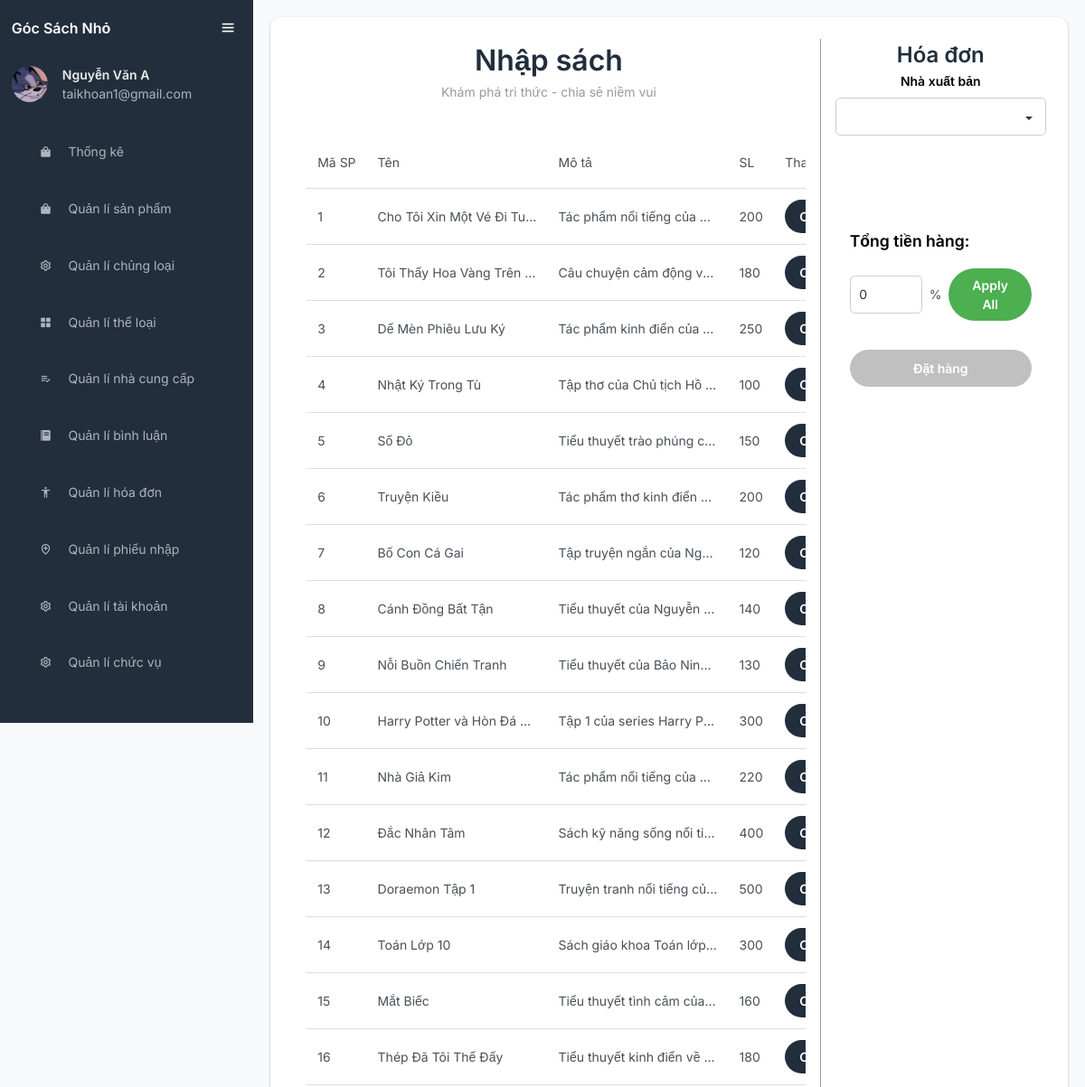
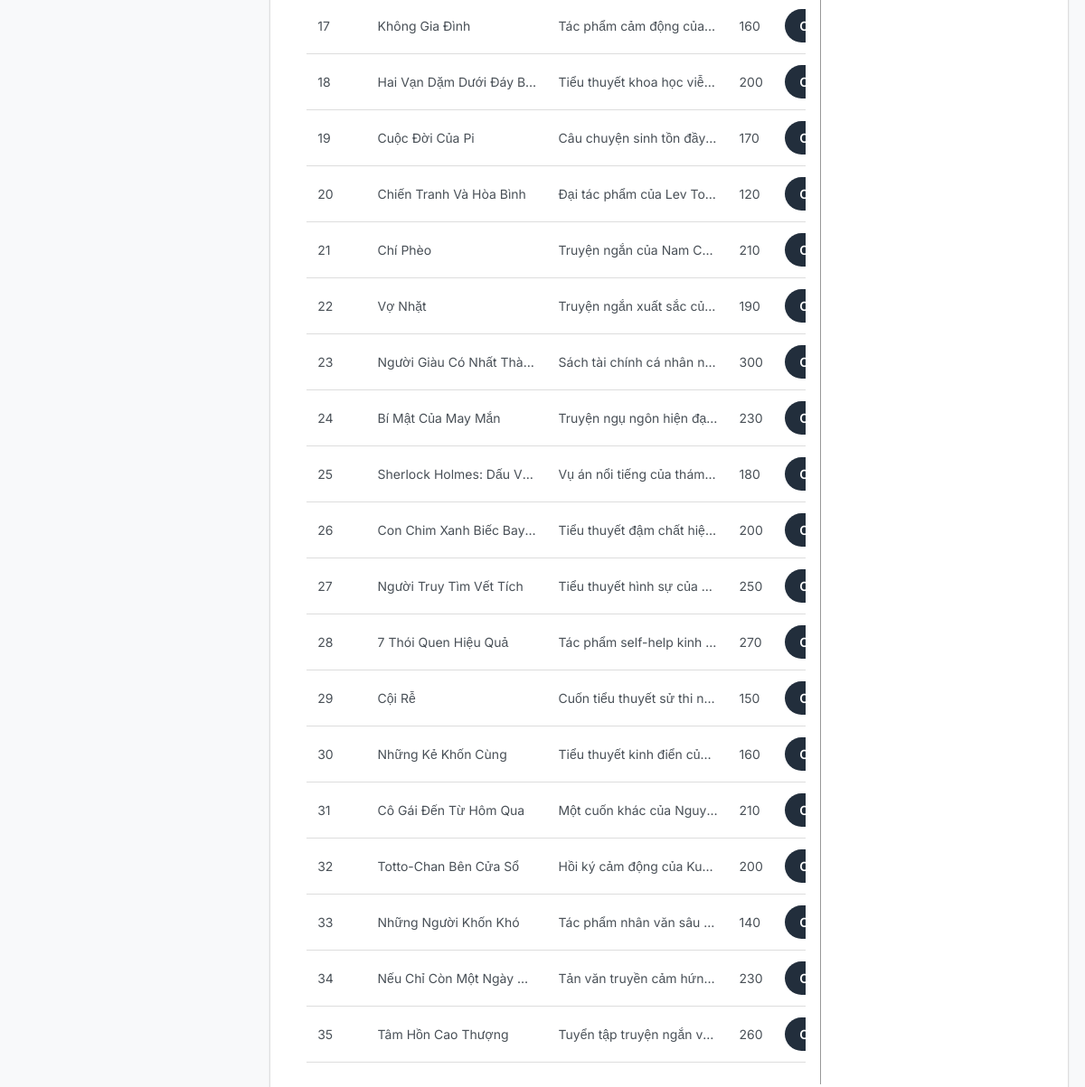
/FrontEnd/AdminUI/index.php?action=quanlinhaphang (signed in), run on the app's committed database (2 pictures, top to bottom).
### tables this page shows
CREATE TABLE IF NOT EXISTS user (
    user_id INT AUTO_INCREMENT PRIMARY KEY,
    full_name VARCHAR(100) NOT NULL,
    address varchar(100) not null,
    account_id INT unique,
    profile_picture VARCHAR(255),
    date_of_birth DATE,
    created_at TIMESTAMP DEFAULT CURRENT_TIMESTAMP,
    updated_at TIMESTAMP DEFAULT CURRENT_TIMESTAMP ON UPDATE CURRENT_TIMESTAMP,
    FOREIGN KEY (account_id) REFERENCES account(account_id)
        ON DELETE CASCADE
        ON UPDATE CASCADE
);

CREATE TABLE IF NOT EXISTS product (
    product_id INT AUTO_INCREMENT PRIMARY KEY,
    product_name VARCHAR(100) NOT NULL,
    product_description TEXT,
    price DECIMAL(10, 2) NOT NULL,
    stock_quantity INT NOT NULL DEFAULT 0,
    status_id INT,
    image_url VARCHAR(255),
    created_at TIMESTAMP DEFAULT CURRENT_TIMESTAMP,
    updated_at TIMESTAMP DEFAULT CURRENT_TIMESTAMP ON UPDATE CURRENT_TIMESTAMP,
    FOREIGN KEY (status_id) REFERENCES status(id)
        ON DELETE SET NULL
        ON UPDATE CASCADE
);

### FrontEnd/AdminUI/nhaphang/menunhaphang.php (the view, shortened to what this page needs)
<?php
$sql_product_invoice =
        "SELECT image_url, product_name,
        product_description, stock_quantity, price, product_id
        FROM product p
        ORDER BY p.product_id ASC;";
$query_product_invoice = mysqli_query($conn, $sql_product_invoice);
?>
<div class="form">
    <div class="import-block">
        <div class="form-title">
            <h1>Nhập sách</h1>
            <h6>Khám phá tri thức - chia sẻ niềm vui</h6>
        </div>
        <div class="form-content">
            <table>
                <tr>
                    <td>Mã SP</td>
                    <td>Tên</td>
                    <td>Mô tả</td>
                    <td>SL</td>
                    <td>Thao tác</td>
                </tr>
            <?php
                while($row = mysqli_fetch_array($query_product_invoice)) {
            ?>
                <tr>
                    <td><?= $row['product_id'] ?></td>
                    <td><?= $row['product_name'] ?></td>
                    <td><?= $row['product_description'] ?></td>
                    <td><?= $row['stock_quantity'] ?></td>
                    <td><button class="select-button">Chọn</button></td>
                </tr>
            <?php
                }
            ?>
            </table>
        </div>
    </div>
    <div class="bill-block">
        <div class="bill-title">
            <h3>Hóa đơn</h3>
            <label for="supplier">Nhà xuất bản</label>
            <select name="supplier" id="supplier">
            </select>
        </div>
        <div class="invoice-block">
            <div class="invoice-content">
            </div>
            <div class="cart-info">
                <div class="priceContainer">
                        <h2>Tổng tiền hàng:</h2>
                    </div>
                    <div class="percentContainer">
                        <input type="text" id="percent" name="percent" placeholder="Lợi nhuận bán ra" oninput="updatePercentage(this)" value="0">
                        <label for="percent">%</label>
                        <button type="button" id="applyAllBtn">Apply All</button>
                    </div>
                <button type="button" id="confirmBtn">Đặt hàng</button>
            </div>
        </div>
    </div>
</div>

### FrontEnd/AdminUI/menu.php (shortened to what this page needs)
<head>
    <link rel="stylesheet" href="css/sidebar.css" />
</head>
<?php
include '../../BackEnd/Config/config.php';
$userId = isset($_SESSION['user_id']) ? intval($_SESSION['user_id']) : 0;
$userEmail = isset($_SESSION['user_email']) ? htmlspecialchars($_SESSION['user_email']) : 'No email';
$fullName = 'Guest';
$profilePicture = '/Web2/BackEnd/Uploads/Profile Picture/default.jpg';
if ($userId > 0) {
    $sql = "SELECT u.full_name, u.profile_picture
            FROM user u
            WHERE u.account_id = ?";
    $stmt = $conn->prepare($sql);
    $stmt->bind_param("i", $userId);
    $stmt->execute();
    $result = $stmt->get_result();
    if ($result->num_rows === 1) {
        $user = $result->fetch_assoc();
        $fullName = !empty($user['full_name']) ? htmlspecialchars($user['full_name']) : 'Guest';
        if (!empty($user['profile_picture'])) {
            $profilePicture = "/Web2/BackEnd/Uploads/Profile Picture/" . htmlspecialchars($user['profile_picture']);
        }
    } else {
        error_log("Không tìm thấy user với account_id: $userId");
    }
}
?>
<div class="sidebar">
    <div class="top">
        <div class="logo">
            <span>Góc Sách Nhỏ</span>
        </div>
        <i class="bx bx-menu" id="sidebar-menu-btn"></i>
    </div>
    <div class="user">
        <img src="<?php echo $profilePicture; ?>" alt="User Avatar" class="user-img" style="width: 40px; height: 40px; border-radius: 50%; object-fit: cover;">
        <div class="user-info">
            <p class="bold" id="sidebar-username"><?php echo $fullName; ?></p>
            <p id="sidebar-user-email"><?php echo $userEmail; ?></p>
        </div>
    </div>
    <ul>
        <li data-permission-id="5">
            <a href="index.php?action=thongke">
                <i class="bx bxs-shopping-bag"></i>
                <span class="nav-item">Thống kê</span>
            </a>
        </li>
        <li data-permission-id="1">
            <a href="index.php?action=quanlisanpham">
                <i class="bx bxs-shopping-bag"></i>
                <span class="nav-item">Quản lí sản phẩm</span>
            </a>
        </li>
        <li data-permission-id="12">
            <a href="index.php?action=quanlichungloai">
                <i class="bx bx-cog"></i>
                <span class="nav-item">Quản lí chủng loại</span>
            </a>
        </li>
        <li data-permission-id="8">
            <a href="index.php?action=quanliloaisp">
                <i class="bx bxs-grid-alt"></i>
                <span class="nav-item">Quản lí thể loại</span>
            </a>
        </li>
        <li data-permission-id="6">
            <a href="index.php?action=quanlinhacungcap">
                <i class="bx bx-list-check"></i>
                <span class="nav-item">Quản lí nhà cung cấp</span>
            </a>
        </li>
        <li data-permission-id="4">
            <a href="index.php?action=quanlibinhluan">
                <i class="bx bxs-food-menu"></i>
                <span class="nav-item">Quản lí bình luận</span>
            </a>
        </li>
        <li data-permission-id="2">
            <a href="index.php?action=quanlidonhang">
                <i class="bx bx-body"></i>
                <span class="nav-item">Quản lí hóa đơn</span>
            </a>
        </li>
        <li data-permission-id="9">
            <a href="index.php?action=quanliphieunhap">
                <i class="bx bx-location-plus"></i>
                <span class="nav-item">Quản lí phiếu nhập</span>
            </a>
        </li>
        <li data-permission-id="3">
            <a href="index.php?action=quanlitaikhoan">
                <i class="bx bx-cog"></i>
                <span class="nav-item">Quản lí tài khoản</span>
            </a>
        </li>
        <li data-permission-id="10">
            <a href="index.php?action=quanlichucvu">
                <i class="bx bx-cog"></i>
                <span class="nav-item">Quản lí chức vụ</span>
            </a>
        </li>
        <li data-permission-id="11">
            <a href="index.php?action=quanliphanquyen">
                <i class="bx bx-cog"></i>
                <span class="nav-item">Quản lí phân quyền</span>
            </a>
        </li>
    </ul>
</div>

### FrontEnd/AdminUI/style.css (style rules this page uses)
:root { --clr-primary-300: #222e3c; --clr-neutral-0: hsl(0 0% 100%); --clr-neutral-100: #f8f9fa; --clr-neutral-200: #f5f7fb; --clr-neutral-400: #495057; --clr-neutral-500: #333; --clr-neutral-900: #000000; --clr-error: #dc3545; --clr-body-bg: var(--clr-neutral-200); --clr-body: var(--clr-neutral-400); --clr-table-header: var(--clr-neutral-400); --fs-200: 0.75rem; --fs-300: 0.875rem; --fs-400: 1rem; --fs-500: 1.5rem; --fs-600: 2rem; --fs-700: 2.5rem; --fs-800: 3rem; --ff-primary: "Inter", sans-serif; --fw-light: 300; --fw-regular: 400; --fw-bold: 600; --fs-body: var(--fs-300); --ff-body: var(--ff-primary); --fs-primary-heading: var(--fs-500); --size-100: 0.5rem; --size-200: 0.75rem; --size-300: 1rem; --size-400: 1.5rem; --size-500: 2rem; --size-600: 3rem; --size-700: 4rem; --size-800: 5rem; --size-900: 6rem; --p-header: var(--size-400); }
*, *::before, *::after { box-sizing: border-box; }
* { margin: 0; padding: 0; font: inherit; }
html, body { height: 100%; overflow-x: hidden; }
body { text-rendering: optimizeSpeed; line-height: 1.5; }
a:not([class]) { text-decoration-skip-ink: auto; }
img, picture, svg { max-width: 100%; display: block; }
body { font-size: var(--fs-body); font-family: var(--ff-body); background-color: var(--clr-body-bg); color: var(--clr-body); }

### FrontEnd/AdminUI/css/sidebar.css (style rules this page uses)
.user-img { width: 2.5rem; font-size: 2.25rem; border-radius: 10%; margin-left: 0.5rem; }
.sidebar.active .user-img { margin-left: 0; }
.sidebar { position: absolute; top: 0; left: 0; height: 100vh; width: 5rem; background-color: var(--clr-primary-300); color: #adb5bd; padding: 0.4rem 0.8rem; transition: all 0.5s ease; }
.sidebar.active .user-info { overflow: hidden; white-space: nowrap; }
.sidebar.sidebar.active { width: 17.5rem; }
.sidebar #sidebar-menu-btn { position: absolute; color: var(--clr-neutral-0); top: 0.4rem; left: 50%; font-size: 1.2rem; line-height: 3.125rem; transform: translateX(-50%); cursor: pointer; }
.sidebar.sidebar.active #sidebar-menu-btn { left: 90%; }
.sidebar .top .logo { color: var(--clr-neutral-0); font-weight: var(--fw-bold); display: flex; height: 3.125rem; align-items: center; pointer-events: none; opacity: 0; }
.sidebar .top .logo span { font-size: 1rem; text-wrap: nowrap; }
.sidebar.active .top .logo { opacity: 1; }
.user { display: flex; align-items: center; margin: 1rem 0; }
.user p { opacity: 1; margin-left: 1rem; }
.bold { font-weight: var(--fw-bold); color: #e9ecef; }
.sidebar p { opacity: 0; }
.sidebar.active p { opacity: 1; overflow: hidden; text-overflow: ellipsis; }
.sidebar ul { max-height: calc(100vh - 6.125rem - 3rem); overflow-y: auto; padding: 0; }
.sidebar ul li { position: relative; list-style-type: none; height: 3.125rem; width: 90%; margin: 0.8rem auto; line-height: 3.125rem; overflow: hidden; }
.sidebar ul li a { color: #adb5bd; display: flex; align-items: center; text-decoration: none; border-radius: 0.8rem; width: 100%; height: 100%; overflow: hidden; }
.sidebar ul li a i { min-width: 3.125rem; text-align: center; height: 3.125rem; border-radius: 0.75rem; line-height: 3.125rem; flex-shrink: 0; }
.sidebar .nav-item { opacity: 0; }
.sidebar.active .nav-item { opacity: 1; }

### FrontEnd/AdminUI/css/dashboard.css (style rules this page uses)
input { transition: all 0.15s ease-in-out; }

### FrontEnd/AdminUI/css/data-table.css (style rules this page uses)
table { width: 100%; border-collapse: collapse; position: relative; }
th, td { height: 3.5rem; border-bottom: 0.094rem solid #ddd; padding: 0 1rem; text-align: left; overflow: hidden; white-space: nowrap; text-overflow: ellipsis; max-width: 12.5rem; }
select, #filter-options { padding: 0.6rem; padding-right: 2rem; border: 1px solid #ccc; border-radius: 0.35rem; background-color: hsl(0 0% 100%); color: #333; cursor: pointer; transition: border-color 0.15s ease, box-shadow 0.15s ease; appearance: none; background-repeat: no-repeat; background-position: right 0.6rem center; background-size: 1rem; }

### data on the page
user: profile_picture (picture), full_name "Nguyễn Văn A"
product: product_id "1", product_name "Cho Tôi Xin Một Vé Đi Tu…", product_description "Tác phẩm nổi tiếng của…", stock_quantity "200"
product: product_id "2", product_name "Tôi Thấy Hoa Vàng Trên…", product_description "Câu chuyện cảm động v…", stock_quantity "180"
product: product_id "3", product_name "Dế Mèn Phiêu Lưu Ký", product_description "Tác phẩm kinh điển của…", stock_quantity "250"
product: product_id "4", product_name "Nhật Ký Trong Tù", product_description "Tập thơ của Chủ tịch Hồ…", stock_quantity "100"
product: product_id "5", product_name "Số Đỏ", product_description "Tiểu thuyết trào phúng c…", stock_quantity "150"
product: product_id "6", product_name "Truyện Kiều", product_description "Tác phẩm thơ kinh điển…", stock_quantity "200"
product: product_id "7", product_name "Bố Con Cá Gai", product_description "Tập truyện ngắn của Ng…", stock_quantity "120"
product: product_id "8", product_name "Cánh Đồng Bất Tận", product_description "Tiểu thuyết của Nguyễn…", stock_quantity "140"
product: product_id "9", product_name "Nỗi Buồn Chiến Tranh", product_description "Tiểu thuyết của Bảo Nin…", stock_quantity "130"
product: product_id "10", product_name "Harry Potter và Hòn Đá…", product_description "Tập 1 của series Harry P…", stock_quantity "300"
product: product_id "11", product_name "Nhà Giả Kim", product_description "Tác phẩm nổi tiếng của…", stock_quantity "220"
product: product_id "12", product_name "Đắc Nhân Tâm", product_description "Sách kỹ năng sống nổi ti…", stock_quantity "400"
product: product_id "13", product_name "Doraemon Tập 1", product_description "Truyện tranh nổi tiếng củ…", stock_quantity "500"
product: product_id "14", product_name "Toán Lớp 10", product_description "Sách giáo khoa Toán lớp…", stock_quantity "300"
product: product_id "15", product_name "Mắt Biếc", product_description "Tiểu thuyết tình cảm của…", stock_quantity "160"
product: product_id "16", product_name "Thép Đã Tôi Thế Đấy", product_description "Tiểu thuyết kinh điển về…", stock_quantity "180"
product: product_id "17", product_name "Không Gia Đình", product_description "Tác phẩm cảm động của…", stock_quantity "160"
product: product_id "18", product_name "Hai Vạn Dặm Dưới Đáy B…", product_description "Tiểu thuyết khoa học viễ…", stock_quantity "200"
product: product_id "19", product_name "Cuộc Đời Của Pi", product_description "Câu chuyện sinh tồn đầy…", stock_quantity "170"
product: product_id "20", product_name "Chiến Tranh Và Hòa Bình", product_description "Đại tác phẩm của Lev To…", stock_quantity "120"
product: product_id "21", product_name "Chí Phèo", product_description "Truyện ngắn của Nam C…", stock_quantity "210"
product: product_id "22", product_name "Vợ Nhặt", product_description "Truyện ngắn xuất sắc củ…", stock_quantity "190"
product: product_id "23", product_name "Người Giàu Có Nhất Thà…", product_description "Sách tài chính cá nhân n…", stock_quantity "300"
product: product_id "24", product_name "Bí Mật Của May Mắn", product_description "Truyện ngụ ngôn hiện đạ…", stock_quantity "230"
product: product_id "25", product_name "Sherlock Holmes: Dấu V…", product_description "Vụ án nổi tiếng của thám…", stock_quantity "180"
product: product_id "26", product_name "Con Chim Xanh Biếc Bay…", product_description "Tiểu thuyết đậm chất hiệ…", stock_quantity "200"
product: product_id "27", product_name "Người Truy Tìm Vết Tích", product_description "Tiểu thuyết hình sự của…", stock_quantity "250"
product: product_id "28", product_name "7 Thói Quen Hiệu Quả", product_description "Tác phẩm self-help kinh…", stock_quantity "270"
product: product_id "29", product_name "Cội Rễ", product_description "Cuốn tiểu thuyết sử thi n…", stock_quantity "150"
product: product_id "30", product_name "Những Kẻ Khốn Cùng", product_description "Tiểu thuyết kinh điển củ…", stock_quantity "160"
product: product_id "31", product_name "Cô Gái Đến Từ Hôm Qua", product_description "Một cuốn khác của Nguy…", stock_quantity "210"
product: product_id "32", product_name "Totto-Chan Bên Cửa Sổ", product_description "Hồi ký cảm động của Ku…", stock_quantity "200"
product: product_id "33", product_name "Những Người Khốn Khó", product_description "Tác phẩm nhân văn sâu…", stock_quantity "140"
product: product_id "34", product_name "Nếu Chỉ Còn Một Ngày…", product_description "Tản văn truyền cảm hứn…", stock_quantity "230"
product: product_id "35", product_name "Tâm Hồn Cao Thượng", product_description "Tuyển tập truyện ngắn v…", stock_quantity "260"

### other printed values
$userEmail "taikhoan1@gmail.com"
